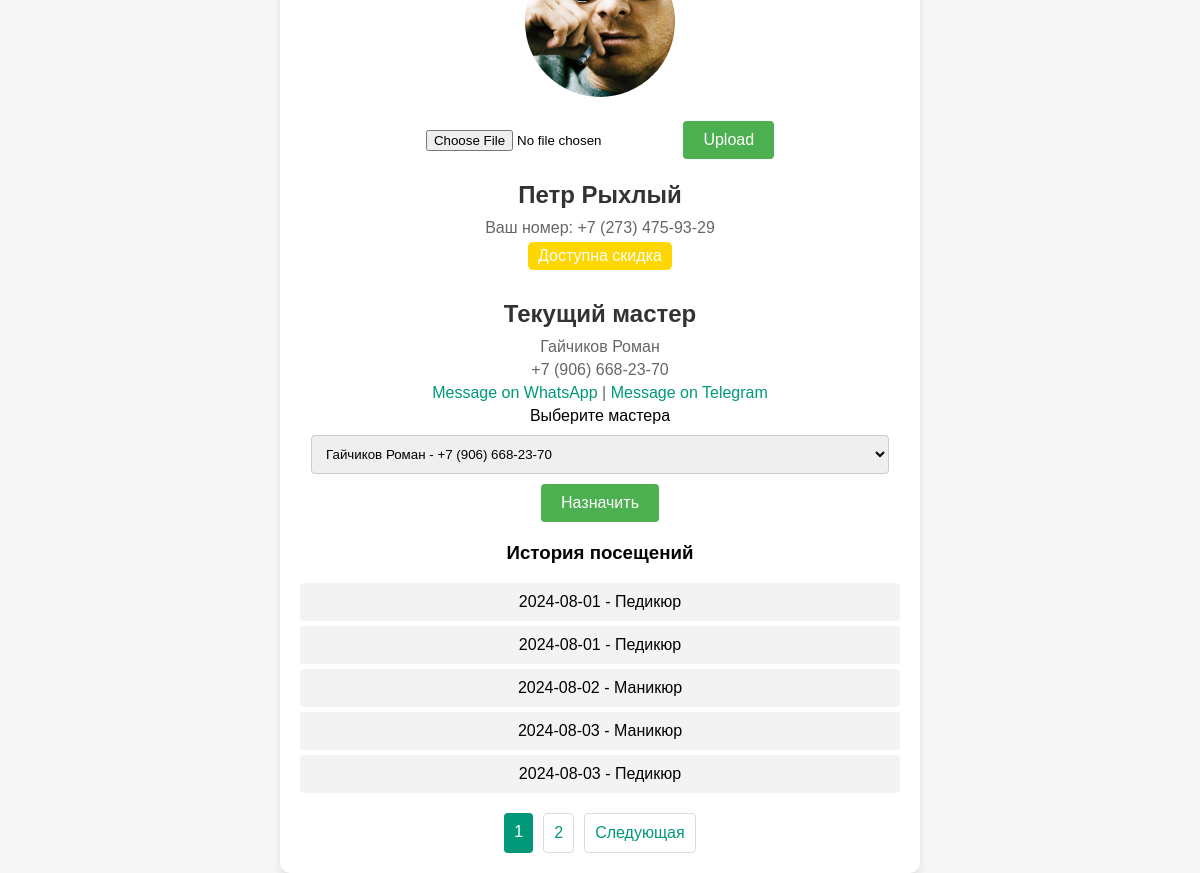
Screenshot of /client/profile/1?role=global_admin with the database file from the repository.
### models/Client.py (models this page shows)
class Client(Base):
    __tablename__='clients'
    id=Column(Integer,primary_key=True,autoincrement=True)
    name=Column(String)
    email=Column(String,nullable=True)
    phone=Column(String)
    avatar=Column(String,nullable=True)
    comment=Column(String,nullable=True,default="Отсутствует")
    master_id=Column(Integer,ForeignKey('masters.id', ondelete='SET NULL'))
    master= relationship('Master',back_populates='clients')
    record = relationship('Record',back_populates='client')

### models/Master.py (models this page shows)
class Master(Base):
    __tablename__="masters"
    id=Column(Integer,primary_key=True,autoincrement=True)
    name=Column(String)
    phone=Column(String)
    rate=Column(Integer)
    clients= relationship('Client',back_populates='master')
    records=relationship('Record',back_populates='master')

### models/Appointment.py (models this page shows)
class Appointment(Base):
    __tablename__ = "appointments"
    id = Column(Integer, primary_key=True, autoincrement=True)
    client_id = Column(Integer, ForeignKey('clients.id', ondelete='CASCADE'))
    master_id = Column(Integer, ForeignKey('masters.id', ondelete='CASCADE'))
    service_id = Column(Integer, ForeignKey('services.id', ondelete='CASCADE'))
    date = Column(DateTime, default=datetime.now)
    status = Column(String)
    client = relationship("Client", backref="appointments")
    master = relationship("Master", backref="appointments")
    service = relationship("Service", backref="appointments")

### models/Service.py (models this page shows)
class Service(Base):
    __tablename__="services"
    id=Column(Integer,primary_key=True,autoincrement=True)
    name=Column(String)
    price=Column(Integer)
    revenue_selected_period=Column(Integer,default=0)
    records=relationship('Record',back_populates='service')

### views/client.py (the view)
@app.route("/client/profile/<int:client_id>")
def profile_client(client_id):
    client:Client = session.query(Client).get(client_id)
    handler_phone_master=''
    if not client: abort(404)
    else:
        if not client.avatar:
           client.avatar="default.png"
        client.appointments=list(client.appointments)
        if client.master:
             handler_phone_master=re.sub(r'\D', '',client.master.phone)
    per_page = 5
    page = request.args.get('page', 1, type=int)
    role=request.args.get('role','client',type=str)
    masters=[]
    if role!='client':
        masters=session.query(Master).all()
    total_pages = ceil(len(client.appointments) / per_page)
    client.appointments = client.appointments[(page - 1) * per_page:page * per_page]
    return render_template('/client/profile.html',client=client,total_pages=total_pages,page=page, role=role,masters=masters,handler_phone_master=handler_phone_master)

### templates/client/profile.html (shortened to what this page needs)
<!DOCTYPE html>
<html lang="en">
<head>
    <link rel="stylesheet" href="{{ url_for('static', filename='css/profile.css') }}">
</head>
<body>
   <div class="profile">
        <img src="{{ url_for('static', filename='images/') + client.avatar }}">
        <form method="post" enctype="multipart/form-data" action="{{ url_for('upload_avatar', client_id=client.id) }}">
            <input type="file" name="file">
            <input type="submit" value="Upload">
        </form>
        <h2>{{ client.name }}</h2>
        <p>Ваш номер: {{ client.phone }}</p>
        {% if client.appointments|length > 0 and client.appointments|length % 5 == 0 %}
        <span class="discount-badge">Доступна скидка</span>
        {% endif %}
        {% if client.master %}
            <h2>Текущий мастер</h2>
            <p>{{ client.master.name }}</p>
            <p>{{ client.master.phone }}</p>
            <p>
                <a href="https://wa.me/{{handler_phone_master}}" target="_blank">Message on WhatsApp</a> |
                <a href="https://t.me/{{ handler_phone_master }}" target="_blank">Message on Telegram</a>
            </p>
        {% else %}
            <h2>Мастер не назначен</h2>
        {% endif %}
        {% if role == 'global_admin' %}
        <form method="post" action="{{ url_for('set_master_to_client', client_id=client.id) }}">
            <label for="master">Выберите мастера</label><br>
            <select id="master" name="select_master">
                {% for master in masters %}
                    <option>{{ master.name }} - {{ master.phone }}</option>
                {% endfor %}
            </select>
            <input type="submit" value="Назначить">
        </form>
        {% endif %}
        <h3>История посещений</h3>
        <ul class="appointments-list">
            {% for appointment in client.appointments %}
                <li>{{ appointment.date.date() }} - {{ appointment.service.name }}</li>
            {% endfor %}
        </ul>
        <div class="pagination">
            {% for p in range(1, total_pages + 1) %}
                <a href="{{ url_for('profile_client', client_id=client.id, page=p) }}" class="{% if p == page %}active{% endif %}"> {{ p }} </a>
            {% endfor %}
            {% if page < total_pages %}
                <a href="{{ url_for('profile_client', client_id=client.id, page=page+1) }}">Следующая</a>
            {% endif %}
        </div>
    </div>
</body>
</html>

### static/css/profile.css (style rules this page uses)
body { font-family: Arial, sans-serif; background-color: #f7f7f7; margin: 0; padding: 0; display: flex; justify-content: center; align-items: center; height: 100vh; }
.profile { background: #fff; padding: 20px; border-radius: 10px; box-shadow: 0 4px 8px rgba(0, 0, 0, 0.1); text-align: center; max-width: 600px; width: 100%; }
.profile img { border-radius: 50%; width: 150px; height: 150px; object-fit: cover; margin-bottom: 20px; }
.profile h2 { color: #333; margin-bottom: 10px; }
.profile p { color: #666; margin: 5px 0; }
.profile form { margin-bottom: 20px; }
.profile input[type="file"] { margin-bottom: 10px; }
.profile input[type="submit"] { background-color: #4CAF50; color: white; padding: 10px 20px; border: none; border-radius: 4px; cursor: pointer; font-size: 1em; }
.discount-badge { display: inline-block; background-color: #FFD700; color: #fff; padding: 5px 10px; border-radius: 5px; margin-bottom: 10px; }
.profile a { color: #009879; text-decoration: none; }
.profile select { padding: 10px; margin: 10px 0; border: 1px solid #ccc; border-radius: 4px; width: calc(100% - 22px); }
.appointments-list { list-style-type: none; padding: 0; }
.appointments-list li { background: #f3f3f3; padding: 10px; margin-bottom: 5px; border-radius: 4px; }
.pagination { display: flex; justify-content: center; margin-top: 20px; }
.pagination a { color: #009879; padding: 10px; margin: 0 5px; text-decoration: none; border: 1px solid #ddd; border-radius: 4px; }
.pagination a.active { background-color: #009879; color: #fff; border: none; }

### rows the page displays
Client: avatar (picture), name "Петр Рыхлый", phone "+7 (273) 475-93-29"
Master: master.name "Гайчиков Роман", master.phone "+7 (906) 668-23-70"
Appointment: date "2024-08-01", service.name "Педикюр"
Appointment: date "2024-08-01", service.name "Педикюр"
Appointment: date "2024-08-02", service.name "Маникюр"
Appointment: date "2024-08-03", service.name "Маникюр"
Appointment: date "2024-08-03", service.name "Педикюр"

### other values shown
{{ p }} "1" "2"
form field select_master "Гайчиков Роман - +7 (906) 668-23-70"
